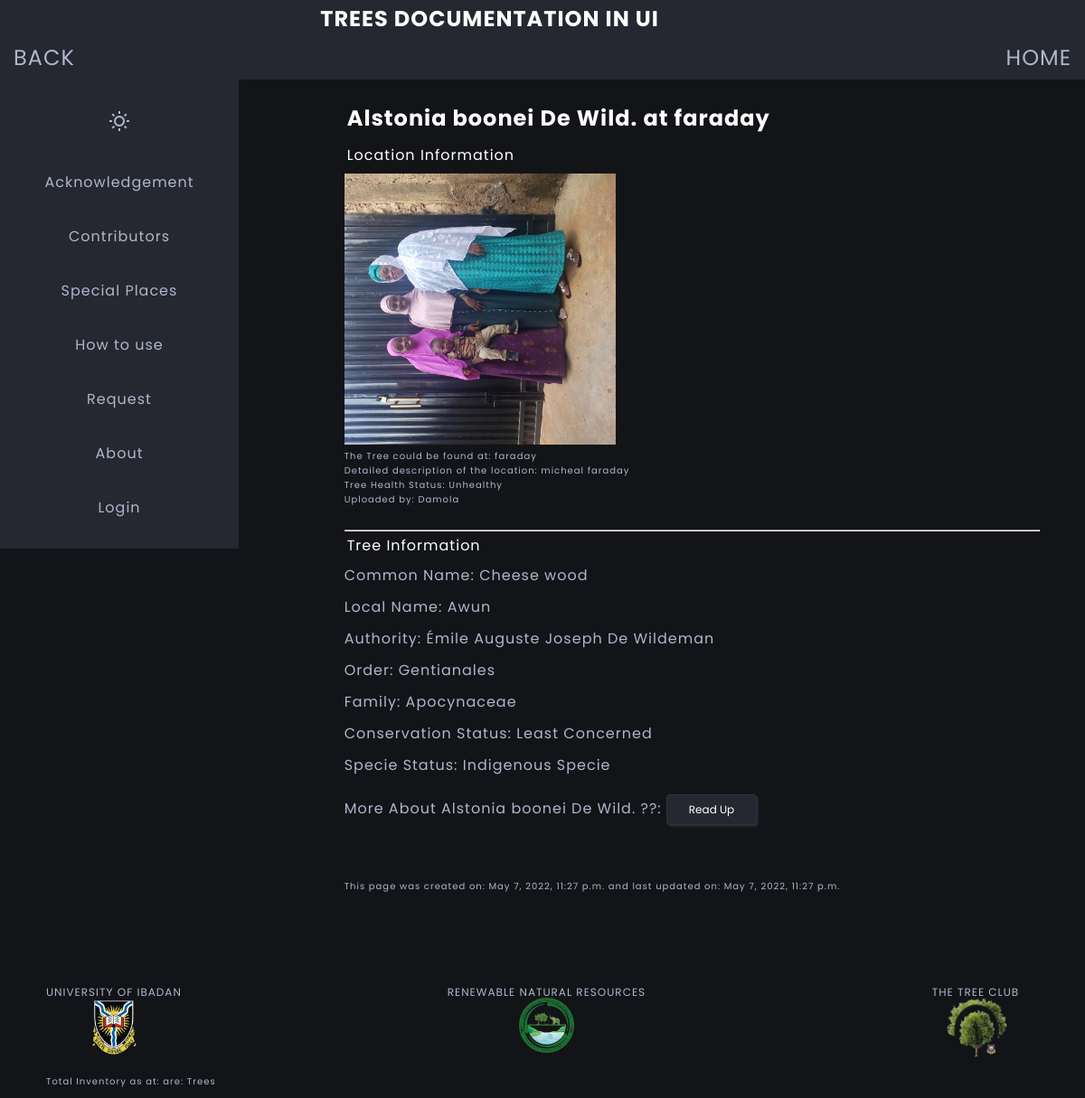
Page /tree-location-details/2/ on the committed database.
### upload/models.py (models this page shows, shortened)
class Upload(models.Model):
    tree_name = models.ForeignKey(Tree, on_delete=models.SET_NULL, null=True)
    tree_count = models.IntegerField(
        default=0,
        validators=[MinValueValidator(1)]
    )
    tree_picture = models.ImageField(upload_to='images/uploads/%Y/%m/%d/')
    tree_picture2 = models.ImageField(upload_to='images/uploads/%Y/%m/%d/', null=True, blank=True)
    tree_picture3 = models.ImageField(upload_to='images/uploads/%Y/%m/%d/', null=True, blank=True)
    health_status = models.ForeignKey(TreeStatus, on_delete=models.SET_NULL, null=True)
    location_name = models.CharField(max_length=80)
    location_description = models.TextField()
    coordinates = models.CharField(max_length=30, null=True, blank=True)
    latitude = models.CharField(max_length=30, null=True, blank=True)
    longitude = models.CharField(max_length=30, null=True, blank=True)
    time_now = models.DateTimeField(auto_now=True)
    uploader = models.CharField(max_length=50, null=True, blank=True)
    class Meta:
        ordering = ['location_name']
    def __str__(self):
        ret_val = self.tree_name.scientific_name + ' at ' + self.location_name
        return ret_val

class TreeStatus(models.Model):
    status = models.CharField(max_length=10)
    def __str__(self):
        return self.status

### trees/models.py (models this page shows)
class Tree(models.Model):
    scientific_name = models.CharField(
        max_length=100,
        help_text='Enter Generic, Specific and Author',
        validators=[MinLengthValidator(3, 'Must be greater than 3')],
        null=False
    )
    genus_specie = models.CharField(
        max_length=100,
        default='',
        help_text='Enter Generic and Specific name',
        validators=[MinLengthValidator(3, 'Must be greater than 3')],
        null=False
    )
    authority = models.ForeignKey(Authority, on_delete=models.SET_NULL, null=True)
    common_name = models.CharField(max_length=50, default='------')
    local_name = models.CharField(max_length=50, default='------')
    conservation_status = models.ForeignKey(ConservationStatus, on_delete=models.SET_NULL, null=True)
    specie_status = models.ForeignKey(SpecieStatus, on_delete=models.SET_NULL, null=True)
    tree_order = models.ForeignKey(Order, on_delete=models.SET_NULL, null=True)
    tree_family = models.ForeignKey(Family, on_delete=models.SET_NULL, null=True)
    tree_description = models.TextField()
    reference = models.URLField(max_length=200, default='https://powo.science.kew.org')
    pharmacological_details = models.TextField(blank=True, null=True)
    last_updated = models.DateTimeField(auto_now=True)
    created = models.DateTimeField(auto_now_add=True)
    class Meta:
        ordering = ['scientific_name']
    def __str__(self):
        return self.scientific_name

class Authority(models.Model):
    tree_authority = models.CharField(max_length=100)
    def __str__(self):
        return self.tree_authority

class Order(models.Model):
    tree_order = models.CharField(max_length=50)
    def __str__(self):
        return self.tree_order

class Family(models.Model):
    tree_family = models.CharField(max_length=50)
    def __str__(self):
        return self.tree_family

class ConservationStatus(models.Model):
    tree_status = models.CharField(max_length=50)
    def __str__(self):
        return self.tree_status

class SpecieStatus(models.Model):
    specie_status = models.CharField(max_length=20)
    def __str__(self):
        return self.specie_status

### home/views.py (the view)
# urls.py: path('tree-location-details/<int:pk>/', views.TreeLocationDetails.as_view(), name='tree-location-details'),
class TreeLocationDetails(View):
    template_name = 'home/tree_location_details.html'
    def get(self, request, pk):
        result = Upload.objects.get(id=pk)
        location_scientific_name = result.tree_name
        tree_info = Tree.objects.get(scientific_name=location_scientific_name)
        genus_specie = result.tree_name.genus_specie
        context = {'result': result, 'tree_info': tree_info, 'genus_specie': genus_specie}
        return render(request, self.template_name, context)

### home/templates/home/tree_location_details.html (shortened to what this page needs)
{% extends 'base/base.html' %}
{% block content %}
<div class="flex-container">
  <div>
    <h2 class="heading">{{ result }}</h2>
    <div class="tree-brief-info">
        <p class="heading">Location Information</p>
        <div class="caption">
            <p><img src="{{ result.tree_picture.url }}" height="300" alt="{{ genus_specie }} Tree at University of Ibadan"></p>
        <p>The Tree could be found at:  {{ result.location_name }}</p>
        <p>Detailed description of the location:  {{ result.location_description }}</p>
        <P> Tree Health Status: {{ result.health_status }}</P>
        <div> Uploaded by:<a href="{% url 'home:contributors' %}#{{ result.uploader }}">  {{ result.uploader }} </a>
        </div>
    </div>
    <br>
    <hr>
    <div class="heading">Tree Information</div>
    <ul class="flex tree-details">
      <li> Common Name: {{ tree_info.common_name }}</li>
      <li> Local Name: {{ tree_info.local_name }}</li>
      <li> Authority: {{ tree_info.authority }}</li>
      <li> Order: {{ tree_info.tree_order }}</li>
      <li> Family: {{ tree_info.tree_family }}</li>
      <li> Conservation Status: {{ tree_info.conservation_status }}</li>
      <li> Specie Status: {{ tree_info.specie_status }}</li>
      {% if tree_info.reference %}
      <li class="font"> More About {{ tree_info }} ??:
        <span>
          <button class="read-more">
            <a href="{{ tree_info.reference }}" >Read Up</a>
          </button>
        </span>
      </li>
      {% endif %}
    </ul>
  </div>
  <div id="time-created-updated">
    <p>This page was created on: {{ tree_info.created }} and last updated on: {{ tree_info.last_updated }}</p>
  </div>
</div>
{% endblock  %}

### static/styles/style2.css (style rules this page uses)
:root { --light-color: #fff; --light-color-alt: #afb6cd; --primary-background-color: #131417; --secondary-background-color: #252830; --hover-light-color: var(--light-color); --hover-dark-color: var(--primary-background-color); --gradient-color: linear-gradient( 115deg,#4fcf70,#fad648,#a767e5,#12bcfe,#44ce7b); --transparent-light-color: rgba(255,255,255,.05); --transparent-dark-color: rgba(0,0,0,.75); --font-family: 'Poppins', sans-serif; --font-size-xxsm: 1.0rem; --font-size-xsm: 1.2rem; --font-size-sm: 1.6rem; --font-size-md: 2.4rem; --font-size-lg: 3rem; --font-size-xl: 4rem; --gap: 1rem; --margin-sm: 2rem; --margin-md: 3rem; --margin-lg: 5rem; --item-min-height-sm: 20rem; --item-min-height-md: 30rem; }
* { margin: 0; padding: 0; box-sizing: border-box; }
html { font-size: 62.5%; }
body { font-family: var(--font-family); font-size: var(--font-size-sm); color: var(--light-color-alt); background-color: var(--primary-background-color); letter-spacing: 1px; padding: 5px; margin-left: 0.1rem; transition: background-color .35s ease-in-out, color .3s ease-in-out; }
a { color: inherit; text-decoration: none; }
img { max-width: 100%; }
input, button, textarea, select { font: inherit; color: inherit; padding: 1.5rem; border: 1px solid var(--transparent-light-color); background-color: transparent; }
button { width: 8rem; background-color: var(--secondary-background-color); border-radius: 4px; }
li { list-style-position: inside; list-style-type: none; }
.flex { display: flex; justify-content: space-between; }
.heading { width: 90%; padding: 0.3rem; margin-bottom: 0.5rem; color: var(--light-color); }
.caption { font-size: var(--font-size-xxsm); }
.tree-details { flex-direction: column; gap: var(--gap); }
button.read-more { width: 10rem; padding: 0.7rem; margin: 10px 0; border-radius: 4px; box-shadow: 2px 2px 2px var(--secondary-background-color); color: var(--light-color); font-size: var(--font-size-xsm); }
#time-created-updated { font-size: var(--font-size-xxsm); margin-top: var(--margin-lg); }
@media screen and (min-width: 800px) { body { padding: 1rem 5rem; } }

### rows in the picture
Upload: tree_name+location_name "Alstonia boonei De Wild. at faraday", tree_picture (picture), location_name "faraday", location_description "micheal faraday", health_status "Unhealthy", uploader "Damola"
Tree: common_name "Cheese wood", local_name "Awun", authority "Émile Auguste Joseph De Wildeman", tree_order "Gentianales", tree_family "Apocynaceae", conservation_status "Least Concerned", specie_status "Indigenous Specie", scientific_name "Alstonia boonei De Wild.", created "May 7, 2022, 11:27 p.m.", last_updated "May 7, 2022, 11:27 p.m."
